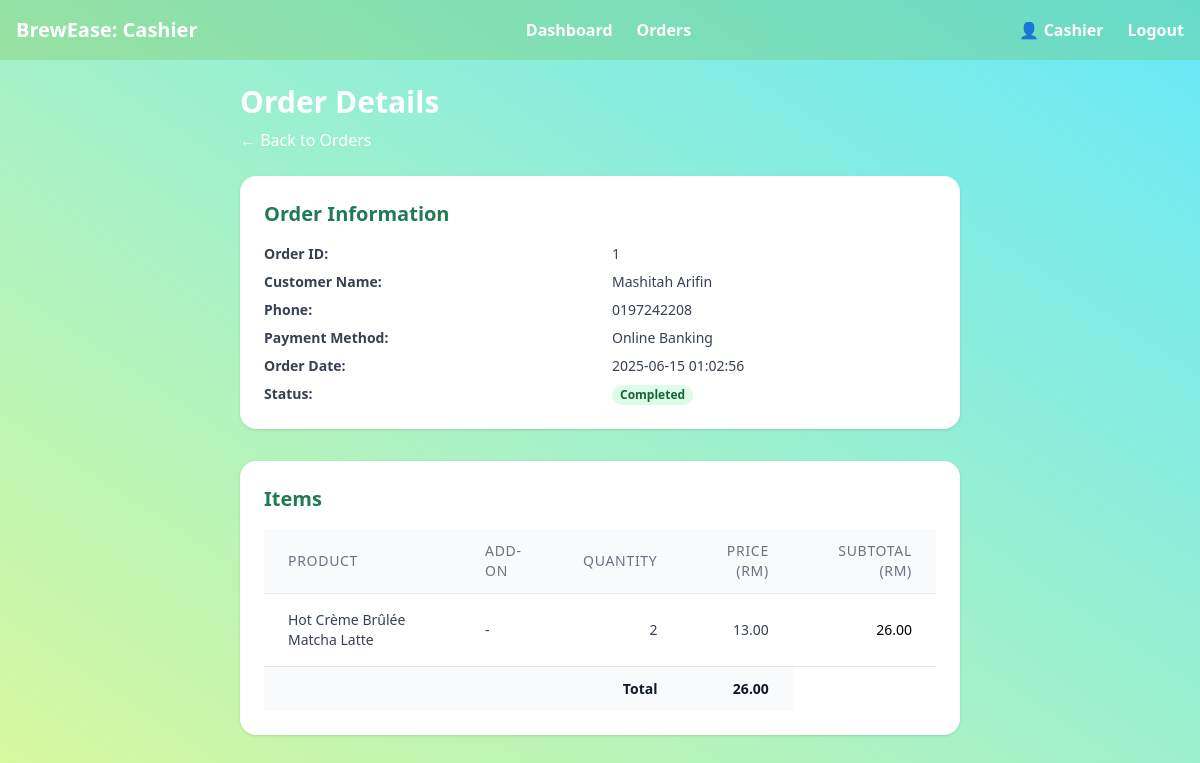
The app's page /cashier/orderdetails.php?id=1 with its own data.
### tables this page shows
CREATE TABLE `orders` (
  `id` int(11) NOT NULL,
  `customer_id` int(11) NOT NULL,
  `customer_name` varchar(100) NOT NULL,
  `phone` varchar(20) NOT NULL,
  `payment_method` varchar(50) DEFAULT NULL,
  `total_price` decimal(10,2) NOT NULL,
  `created_at` timestamp NOT NULL DEFAULT current_timestamp(),
  `status` varchar(50) DEFAULT 'Preparing'
);

CREATE TABLE `order_items` (
  `id` int(11) NOT NULL,
  `order_id` int(11) NOT NULL,
  `product_id` int(11) NOT NULL,
  `product_name` varchar(255) DEFAULT NULL,
  `price` decimal(10,2) NOT NULL,
  `quantity` int(11) NOT NULL,
  `type` varchar(50) DEFAULT NULL,
  `sugar` varchar(50) DEFAULT NULL,
  `addon` varchar(255) DEFAULT NULL
);

### cashier/orderdetails.php (the view, shortened to what this page needs)
<?php
$db = new DBConnection();
$conn = $db->getConnection();
$orderId = isset($_GET['id']) ? intval($_GET['id']) : 0;
$stmt = $conn->prepare("SELECT id, customer_name, phone, payment_method, total_price, created_at, status FROM orders WHERE id = ?");
$stmt->bind_param('i', $orderId);
$stmt->execute();
$orderResult = $stmt->get_result();
$order = $orderResult->fetch_assoc();
$stmtItems = $conn->prepare("SELECT product_name, quantity, price, addon FROM order_items WHERE order_id = ?");
$stmtItems->bind_param('i', $orderId);
$stmtItems->execute();
$itemsResult = $stmtItems->get_result();
function statusBadge($status) {
    $colors = [
        'Preparing' => 'bg-yellow-100 text-yellow-800',
        'Ready' => 'bg-blue-100 text-blue-800',
        'Completed' => 'bg-green-100 text-green-800',
    ];
    $colorClass = $colors[$status] ?? 'bg-gray-100 text-gray-800';
    return "<span class=\"px-2 inline-flex text-xs leading-5 font-semibold rounded-full $colorClass\">$status</span>";
}
?>
<!DOCTYPE html>
<html lang="en" >
<head>
  <script src="https://cdn.tailwindcss.com"></script>
</head>
<body class="min-h-screen bg-gradient-to-tr from-lime-200 to-cyan-300">
<?php include 'navbar.php'; ?>
<div class="max-w-3xl mx-auto p-6">
    <header class="mb-6">
        <h1 class="text-3xl font-bold text-white mb-2">Order Details</h1>
        <a href="orders.php" class="text-white hover:text-white">&larr; Back to Orders</a>
    </header>
    <section class="mb-8 bg-white rounded-2xl shadow p-6">
        <h2 class="text-xl font-semibold text-[#207B52] mb-4">Order Information</h2>
        <dl class="grid grid-cols-2 gap-x-6 gap-y-2 text-sm text-gray-700">
            <dt class="font-semibold">Order ID:</dt>
            <dd><?= htmlspecialchars($order['id']) ?></dd>
            <dt class="font-semibold">Customer Name:</dt>
            <dd><?= htmlspecialchars($order['customer_name']) ?></dd>
            <dt class="font-semibold">Phone:</dt>
            <dd><?= htmlspecialchars($order['phone']) ?></dd>
            <dt class="font-semibold">Payment Method:</dt>
            <dd><?= htmlspecialchars($order['payment_method']) ?></dd>
            <dt class="font-semibold">Order Date:</dt>
            <dd><?= htmlspecialchars($order['created_at']) ?></dd>
            <dt class="font-semibold">Status:</dt>
            <dd><?= statusBadge($order['status']) ?></dd>
        </dl>
    </section>
    <section class="bg-white rounded-2xl shadow p-6">
        <h2 class="text-xl font-semibold text-[#207B52] mb-4">Items</h2>
        <div class="overflow-x-auto">
            <table class="min-w-full divide-y divide-gray-200 text-sm">
                <thead class="bg-gray-50">
                    <tr>
                        <th class="px-6 py-3 text-left font-medium text-gray-500 uppercase tracking-wider">Product</th>
                        <th class="px-6 py-3 text-left font-medium text-gray-500 uppercase tracking-wider">Add-on</th>
                        <th class="px-6 py-3 text-right font-medium text-gray-500 uppercase tracking-wider">Quantity</th>
                        <th class="px-6 py-3 text-right font-medium text-gray-500 uppercase tracking-wider">Price (RM)</th>
                        <th class="px-6 py-3 text-right font-medium text-gray-500 uppercase tracking-wider">Subtotal (RM)</th>
                    </tr>
                </thead>
                <tbody class="divide-y divide-gray-200 bg-white">
                    <?php
                    while ($item = $itemsResult->fetch_assoc()):
                    ?>
                    <tr>
                        <td class="px-6 py-4 text-gray-700"><?= htmlspecialchars($item['product_name']) ?></td>
                        <td class="px-6 py-4 text-gray-700"><?= htmlspecialchars($item['addon'] ?? '-') ?></td>
                        <td class="px-6 py-4 text-right text-gray-700"><?= intval($item['quantity']) ?></td>
                        <td class="px-6 py-4 text-right text-gray-700"><?= number_format($item['price'], 2) ?></td>
                        <td class="px-6 py-4 text-right"><?= number_format($item["price"] * $item["quantity"], 2) ?></td>
                    </tr>
                    <?php endwhile; ?>
                </tbody>
                <tfoot>
                    <tr class="bg-gray-50 font-semibold text-gray-900">
                        <td colspan="3" class="px-6 py-3 text-right">Total</td>
                        <td class="px-6 py-3 text-right"><?= number_format($order['total_price'], 2) ?></td>
                    </tr>
                </tfoot>
            </table>
        </div>
    </section>
</div>
</body>
</html>

### records on screen
orders: id "1", customer_name "Mashitah Arifin", phone "0197242208", payment_method "Online Banking", created_at "2025-06-15 01:02:56", status "Completed", total_price "26.00"
order_items: product_name "Hot Crème Brûlée Matcha Latte", addon "-", quantity "2", price "13.00", $item["price"] * $item["quantity"] "26.00"

### other values on screen
$cashierName "Cashier"
